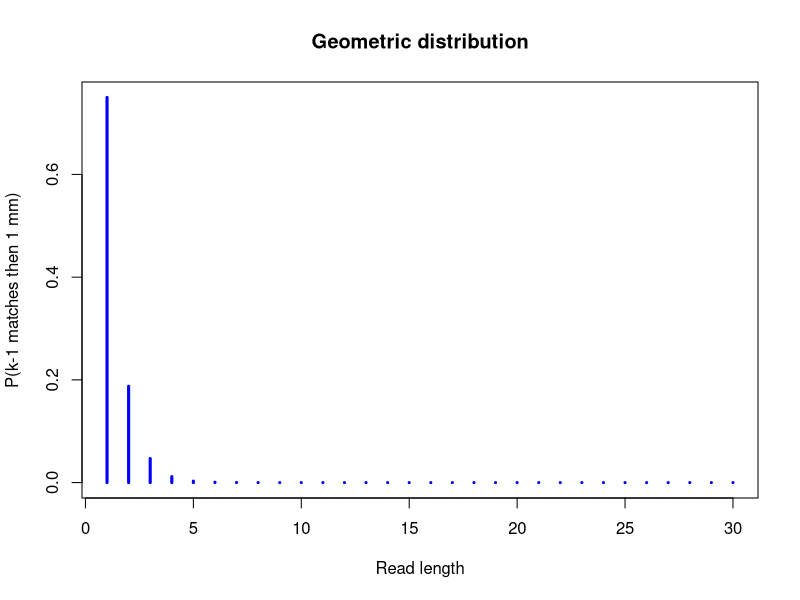
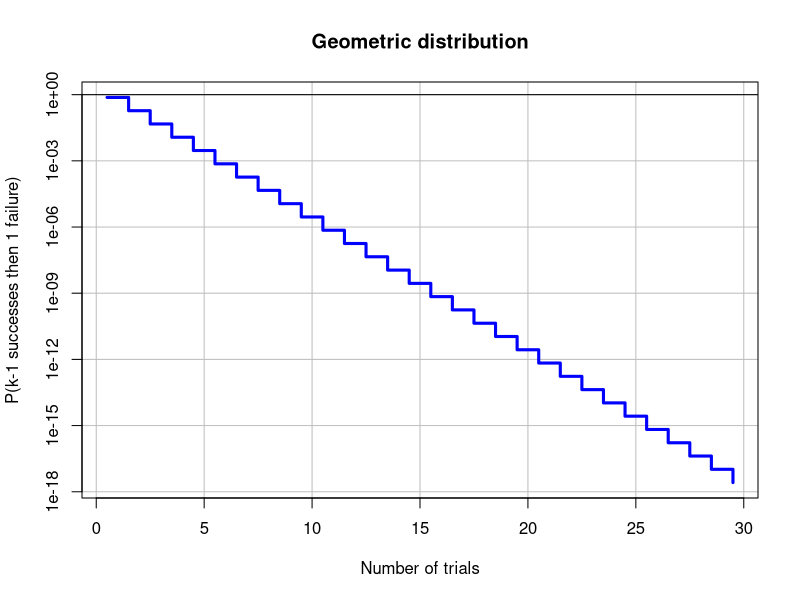
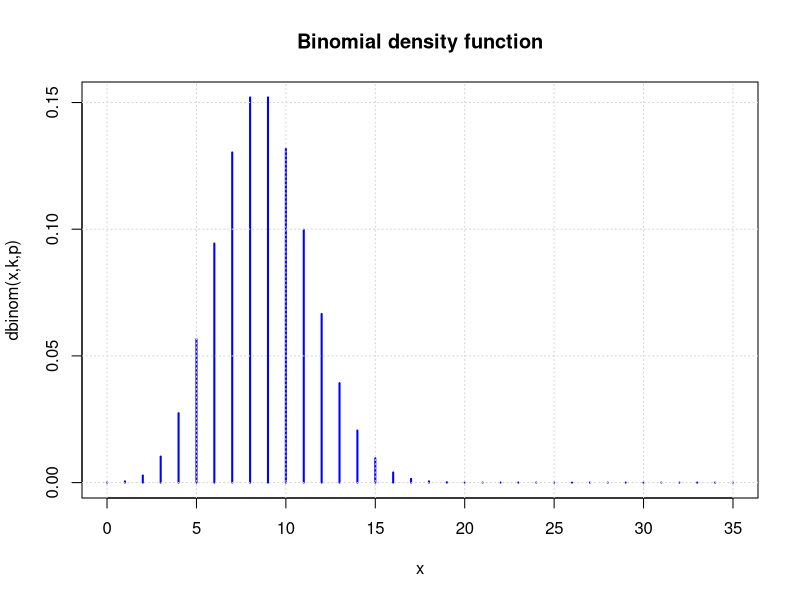

Recreate these plots in R, in order.
## ---- chunk 1
## Define the knitr options
library(knitr)
knitr::opts_chunk$set(echo=TRUE, eval=TRUE, cache=FALSE, message=TRUE, warning=TRUE, comment = "")
## ---- chunk 2
################################################################
## Define the parameters of the problem
k <- 35     ## Read length
G <- 3e+9   ## Genome size (on a single strand)
p <- 1/4    ## Prior probability to match a residue (assuming equiprobable nucleotides)
N <- 50e6   ## Library size, i.e. number of reads to be mapped
## ---- chunk 3
## Create a vector to store the probabilities
proba <- vector()

## Compute the probability of perfect match, and store it in the "proba" vector
proba["perfect.match"] <- p^k
print(proba)
## ---- chunk 4

## Compute the probability of observing k-1 matches followed by a single mismatch
proba["last.mm"] <- p^(k-1) *(1-p)
print(proba)
## ---- chunk 5
## Generalize the case: compute the geometric density for any value of x
x <- 1:30
dens.geo <- p^(x-1) * (1-p)
plot(x, dens.geo, 
     type="h", # Histogram type of line is appropriate for discrete distributions
     lwd=3, col="blue",
     main="Geometric distribution",
     xlab="Read length", ylab="P(k-1 matches then 1 mm)")
## ---- chunk 6
## Print the same distibution with a logarithmic scale
plot(x-1/2, dens.geo, log="y",
     type="s", # Histogram type of line is appropriate for discrete distributions
     lwd=3, col="blue",
     main="Geometric distribution",
     xlab="Number of trials", 
     ylab="P(k-1 successes then 1 failure)",
     panel.first=grid(lty="solid", col="gray")
     )
abline(h=1, col="black")
## ---- chunk 7
proba["full.mm"] <- (1-p)^k
print(as.data.frame(proba))

## ---- chunk 8
## Probability to obtain exactly one mismatch, at any position of the k-mer
proba["one.mm"] <- proba["last.mm"] *k
print(as.data.frame(proba))
## ---- chunk 9
proba["at.most.one.mm"] <- proba["one.mm"] + proba["perfect.match"] 
print(as.data.frame(proba))
## ---- chunk 10
x <- 30
proba["x.first.matches"] <- p^x
print(as.data.frame(proba))
## ---- chunk 11
x <- 30
proba["x.matches.then.one.mm"] <- p^x * (1-p)
print(as.data.frame(proba))
## ---- chunk 12
x <- 30
proba["x.matches.then.all.mm"] <- p^x * (1-p)^(k-x)
print(as.data.frame(proba))
## ---- chunk 13
x <- 30
proba["x.matches.exactly"] <- choose(n=k, k=x) * p^x * (1-p)^(k-x)
print(as.data.frame(proba))
## ---- chunk 14
proba["dbinom"] <- dbinom(x=x, size=k, prob=p)
print(as.data.frame(proba))
## ---- chunk 15
x.values <- 0:k
print(x.values)
y.values <- dbinom(x=x.values, size=k, prob=p)
print(y.values)
plot(x.values,y.values, type="h", col="blue", lwd=2, 
     xlab="x",
     ylab="dbinom(x,k,p)",
     main="Binomial density function")
grid()
## ---- chunk 16
x <- 30
proba["x.matches.at.least"] <- pbinom(q=x-1, size=k, prob=p, lower.tail=FALSE)
print(as.data.frame(proba))
## ---- chunk 17
result.table <- as.data.frame(proba)
result.table$exp.per.read <- proba *2*G

print(result.table)
## ---- chunk 18
result.table$exp.per.library <- proba*2*G*N
print(result.table)
## ---- chunk 19
library(xtable)
my.xtable = xtable(result.table, digits=c(0,-2,-2,4), include.rownames = TRUE)
print(my.xtable, type="html")
